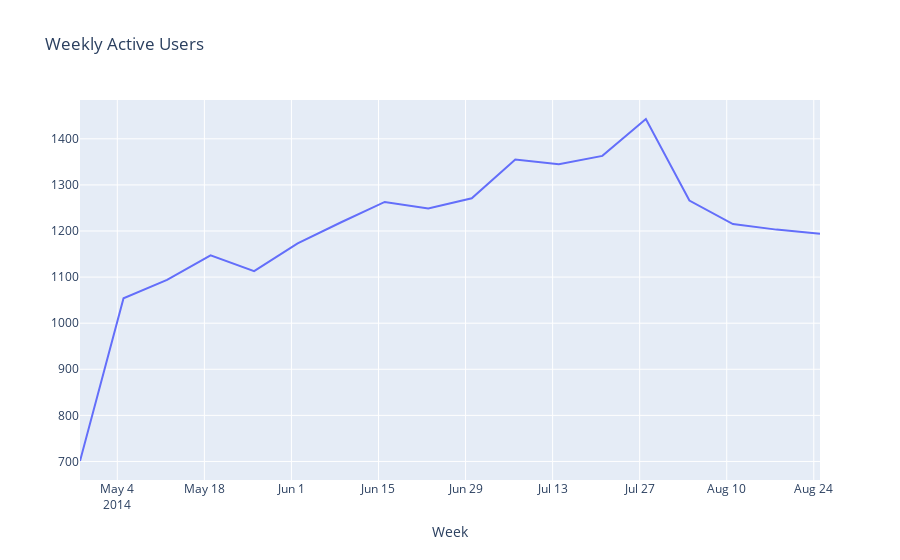

Here is the notebook cell this chart was saved with:
### Code cell
date = weekly_active_users['week']
count_users = weekly_active_users['weekly_active_users']

fig = go.Figure()
fig.add_trace(go.Scatter(x=date, y=count_users,mode='lines',name='number of users'))

fig.update_layout(title='Weekly Active Users',xaxis_title='Week')

# fig.write_html('Figures/Weekly_Active_Users.html')
pio.write_html(fig, file='Figures/Weekly Active Users.html',include_plotlyjs='cdn',default_width='60%', default_height='60%')
pio.show(fig,renderer='')

### Figure 1 — Plotly figure (JSON) as saved in the notebook; plotly's stock layout.template omitted (floating-point values rounded to 4 significant figures)
{"data": [{"mode": "lines", "name": "number of users", "type": "scatter", "x": ["2014-04-28", "2014-05-05", "2014-05-12", "2014-05-19", "2014-05-26", "2014-06-02", "2014-06-09", "2014-06-16", "2014-06-23", "2014-06-30", "2014-07-07", "2014-07-14", "2014-07-21", "2014-07-28", "2014-08-04", "2014-08-11", "2014-08-18", "2014-08-25"], "y": [701, 1054, 1094, 1147, 1113, 1173, 1219, 1263, 1249, 1271, 1355, 1345, 1363, 1443, 1266, 1215, 1203, 1194]}], "layout": {"autosize": true, "title": {"text": "Weekly Active Users"}, "xaxis": {"autorange": true, "range": ["2014-04-28", "2014-08-25"], "title": {"text": "Week"}, "type": "date"}, "yaxis": {"autorange": true, "range": [659.8, 1484.0], "type": "linear"}}}
